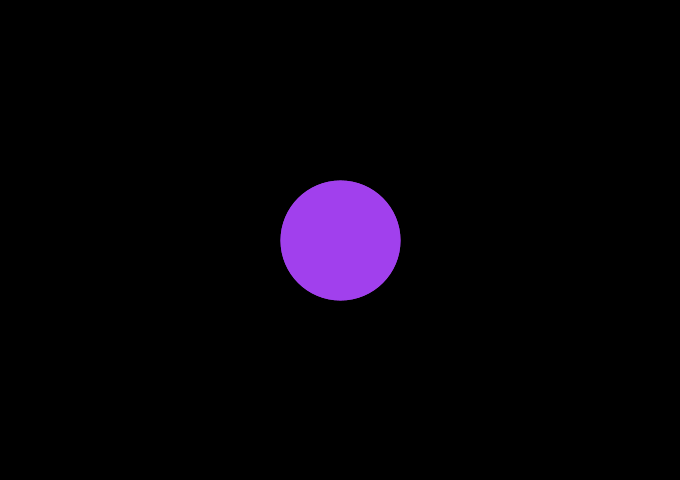
Frame 1 (no input)
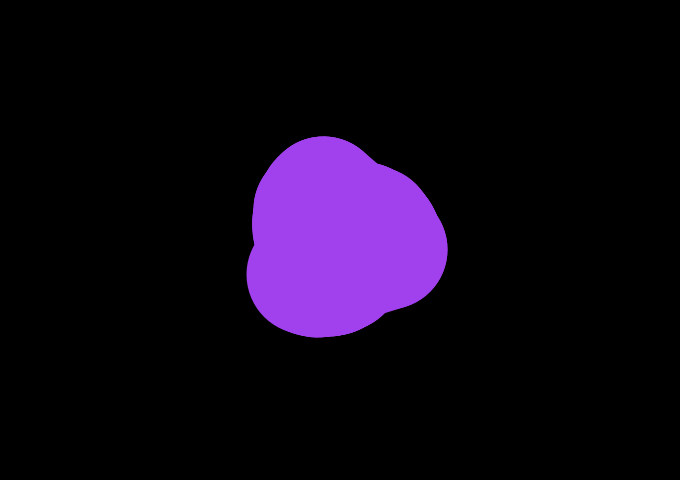
Frame 60 (the mouse pressed at the canvas centre just before this capture)
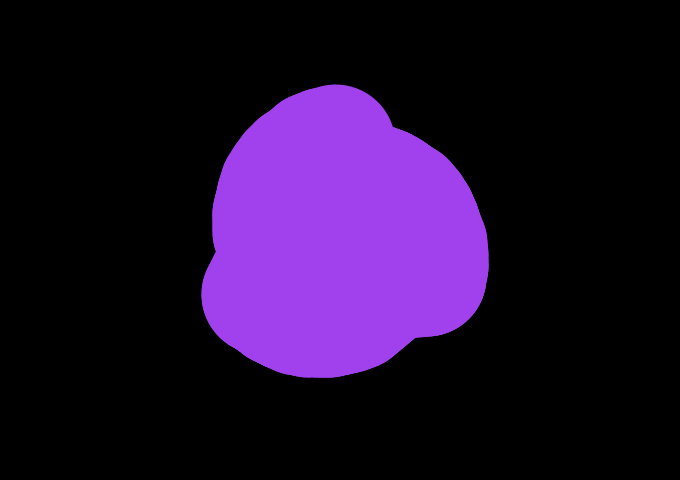
Frame 120 (the mouse held since frame 60 and released just before this capture)

The Processing sketch that drew these frames (run headless with seeded random() and noise(); from frame 60 on, the mouse is pressed at the canvas centre):

// Processing sketch: processing_104446
// ── processing_104446.pde

int n=0, s=120,i=0;
float a=radians(160*(3-sqrt(5))); // Golden angle
float r, x0, y0, x1, x2, y1, y2;
float rd=random(250), gr=random(250), bl=random(250) ;
 
void setup() {
  size(680, 480);
  smooth();
  background(0);
  strokeWeight(s);
  x0=width/2;
  y0=height/2;
}

void draw() {
  noStroke();
  fill(0,0,120);
line(mouseX,mouseY, 0, 120);
  r=2*(n+1)/5;
  x1=x0+2*r*cos(a*n);
  y1=y0+2*r*sin(a*n);
  r=2*(n+1)/5;
  x2=x0+2*r*cos(a*(n+1));
  y2=y0+2*r*sin(a*(n+1));
  stroke(rd, gr, bl);
  line(x1, y1, x2, y2);
///ellipse(0,140,200,120);
  point(x1, y1);
 if(n++==299) {
   n=2;
  rd=random(250);
   gr=random(250);
    bl=random(250);
    
    for(  int i= 1 ; i<50; i++)
    {
    
      fill(120,255,0);
      line(mouseX,mouseY,120,100);
  }
   
    if(mousePressed==true)
    {
      background(255);
    }else

    if(s>2) {
      strokeWeight(s/=2);
    }
    else {
      strokeWeight(s=120);

    }
  }
}
